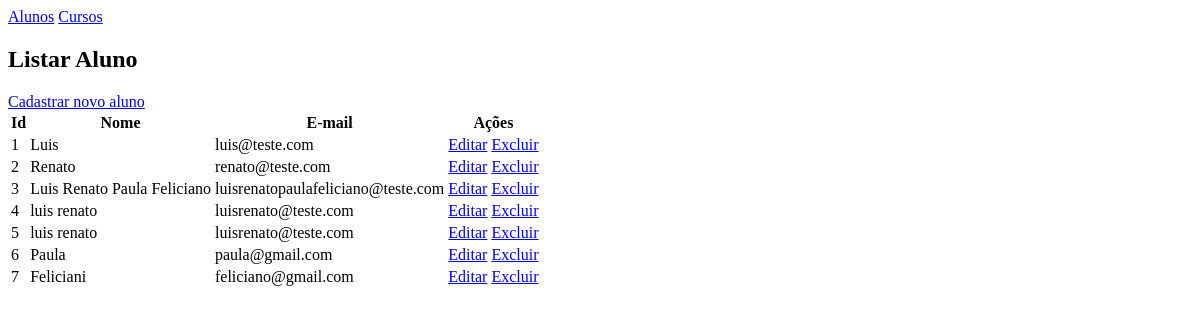
Before: /estrela/listar_alunos with the older database file.
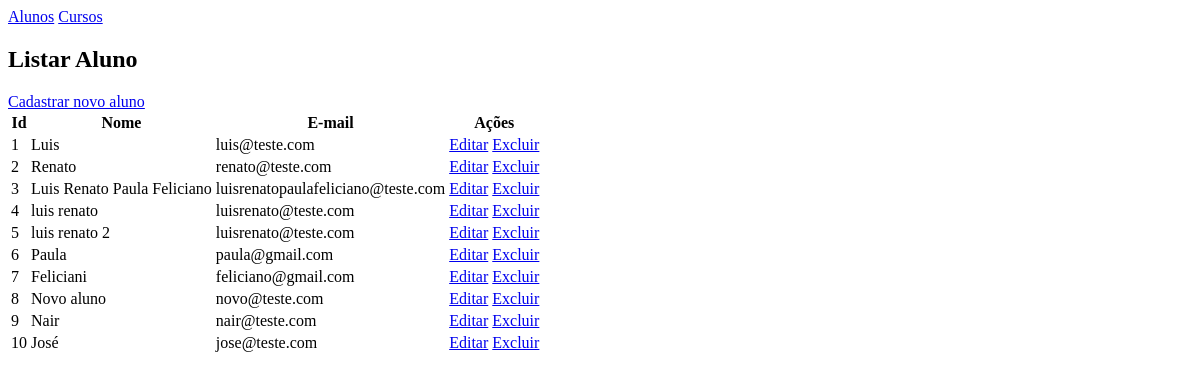
After: the same page with the newer database file.
### teste/models.py (models this page shows, shortened)
class Aluno(models.Model):
    nome = models.CharField(max_length=200, null=False)
    cpf = models.CharField(max_length=14, null=False)
    email = models.EmailField()

### teste/views.py (the view)
# urls.py: path('listar_alunos', views.listarAluno,
def listarAluno(request):
    alunos = Aluno.objects.all()
    return render(request, 'listar_aluno.html',
                  {'alunos': alunos})

### teste/templates/listar_aluno.html
{% extends 'base.html' %}
{% block content %}
    <h2>Listar Aluno</h2>
    <a href="{% url 'incluir_aluno' %}">Cadastrar novo aluno</a>
    <table>
        <thead>
            <tr>
                <th>Id</th>
                <th>Nome</th>
                <th>E-mail</th>
                <th>Ações</th>
            </tr>
        </thead>
        <tbody>
            {% for a in alunos %}
                <tr>
                    <td>{{a.id}}</td>
                    <td>{{a.nome}}</td>
                    <td>{{a.email}}</td>
                    <td>
                        <a href="{% url 'editar_aluno' a.id %}">Editar</a>
                        <a href="#">Excluir</a>
                    </td>
                </tr>
            {% endfor %}
        </tbody>
    </table>
{% endblock %}

### templates/base.html (shortened to what this page needs)
<!DOCTYPE html>
<html lang="en">
<head>
</head>
<body>
    <a href="{% url 'listar_alunos' %}">Alunos</a>
    <a href="#">Cursos</a>
    {% block content %}
    {% endblock %}
</body>
</html>

Changed rows visible on the page:
changed Aluno id 5: nome "luis renato" → "luis renato 2"
added Aluno: id "8", nome "Novo aluno", email "novo@teste.com"
added Aluno: id "9", nome "Nair", email "nair@teste.com"
added Aluno: id "10", nome "José", email "jose@teste.com"
